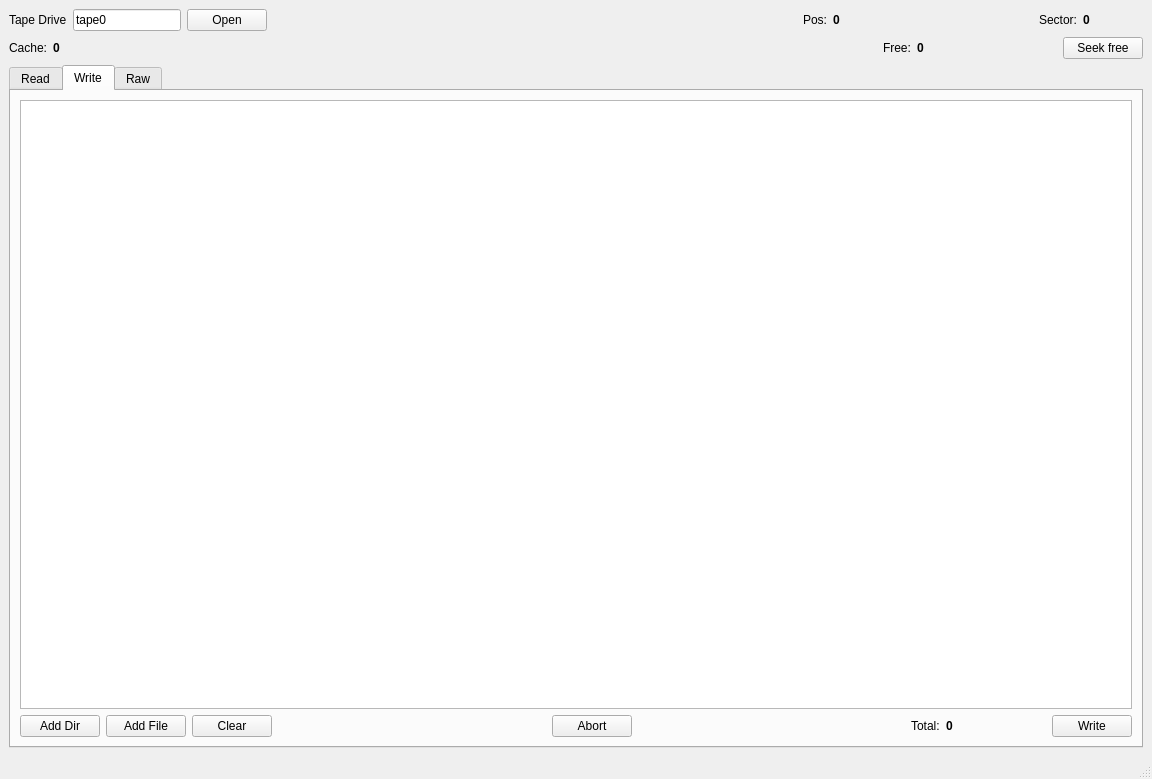
<?xml version="1.0" encoding="UTF-8"?>
<ui version="4.0">
 <class>MainWindow</class>
 <widget class="QMainWindow" name="MainWindow">
  <property name="geometry">
   <rect>
    <x>0</x>
    <y>0</y>
    <width>1152</width>
    <height>779</height>
   </rect>
  </property>
  <property name="windowTitle">
   <string>myTape 0.0</string>
  </property>
  <widget class="QWidget" name="centralwidget">
   <layout class="QVBoxLayout" name="verticalLayout">
    <item>
     <layout class="QHBoxLayout" name="horizontalLayout_5">
      <item>
       <widget class="QLabel" name="label">
        <property name="text">
         <string>Tape Drive</string>
        </property>
       </widget>
      </item>
      <item>
       <widget class="QLineEdit" name="lineEditTapeDriveName">
        <property name="sizePolicy">
         <sizepolicy hsizetype="Preferred" vsizetype="Fixed">
          <horstretch>0</horstretch>
          <verstretch>0</verstretch>
         </sizepolicy>
        </property>
        <property name="text">
         <string>tape0</string>
        </property>
       </widget>
      </item>
      <item>
       <widget class="QPushButton" name="pushButtonOpen">
        <property name="text">
         <string>Open</string>
        </property>
       </widget>
      </item>
      <item>
       <spacer name="horizontalSpacer_5">
        <property name="orientation">
         <enum>Qt::Horizontal</enum>
        </property>
        <property name="sizeHint" stdset="0">
         <size>
          <width>40</width>
          <height>20</height>
         </size>
        </property>
       </spacer>
      </item>
      <item>
       <widget class="QLabel" name="label_2">
        <property name="text">
         <string>Pos:</string>
        </property>
       </widget>
      </item>
      <item>
       <widget class="QLabel" name="labelPos">
        <property name="minimumSize">
         <size>
          <width>200</width>
          <height>0</height>
         </size>
        </property>
        <property name="font">
         <font>
          <weight>75</weight>
          <bold>true</bold>
         </font>
        </property>
        <property name="text">
         <string>0</string>
        </property>
       </widget>
      </item>
      <item>
       <widget class="QLabel" name="label_4">
        <property name="text">
         <string>Sector:</string>
        </property>
       </widget>
      </item>
      <item>
       <widget class="QLabel" name="labelBlock">
        <property name="minimumSize">
         <size>
          <width>60</width>
          <height>0</height>
         </size>
        </property>
        <property name="font">
         <font>
          <weight>75</weight>
          <bold>true</bold>
         </font>
        </property>
        <property name="text">
         <string>0</string>
        </property>
       </widget>
      </item>
     </layout>
    </item>
    <item>
     <layout class="QHBoxLayout" name="horizontalLayout_2">
      <item>
       <widget class="QLabel" name="label_3">
        <property name="text">
         <string>Cache:</string>
        </property>
       </widget>
      </item>
      <item>
       <widget class="QLabel" name="labelCache">
        <property name="minimumSize">
         <size>
          <width>40</width>
          <height>0</height>
         </size>
        </property>
        <property name="font">
         <font>
          <weight>75</weight>
          <bold>true</bold>
         </font>
        </property>
        <property name="text">
         <string>0</string>
        </property>
       </widget>
      </item>
      <item>
       <spacer name="horizontalSpacer_7">
        <property name="orientation">
         <enum>Qt::Horizontal</enum>
        </property>
        <property name="sizeHint" stdset="0">
         <size>
          <width>40</width>
          <height>20</height>
         </size>
        </property>
       </spacer>
      </item>
      <item>
       <widget class="QLabel" name="label_6">
        <property name="text">
         <string>Free:</string>
        </property>
       </widget>
      </item>
      <item>
       <widget class="QLabel" name="labelFree">
        <property name="minimumSize">
         <size>
          <width>140</width>
          <height>0</height>
         </size>
        </property>
        <property name="font">
         <font>
          <weight>75</weight>
          <bold>true</bold>
         </font>
        </property>
        <property name="text">
         <string>0</string>
        </property>
       </widget>
      </item>
      <item>
       <widget class="QPushButton" name="pushButtonSeekFirstFree">
        <property name="text">
         <string>Seek free</string>
        </property>
       </widget>
      </item>
     </layout>
    </item>
    <item>
     <widget class="QTabWidget" name="tabWidget">
      <property name="currentIndex">
       <number>1</number>
      </property>
      <widget class="QWidget" name="tabRead">
       <attribute name="title">
        <string>Read</string>
       </attribute>
       <layout class="QVBoxLayout" name="verticalLayout_4">
        <item>
         <widget class="QTableWidget" name="tableWidgetReadFileList"/>
        </item>
        <item>
         <layout class="QHBoxLayout" name="horizontalLayout_6">
          <item>
           <widget class="QPushButton" name="pushButtonScan">
            <property name="text">
             <string>Scan</string>
            </property>
           </widget>
          </item>
          <item>
           <widget class="QPushButton" name="pushButtonReadAbort">
            <property name="text">
             <string>Abort</string>
            </property>
           </widget>
          </item>
          <item>
           <widget class="QPushButton" name="pushButtonNext">
            <property name="text">
             <string>Next</string>
            </property>
           </widget>
          </item>
          <item>
           <widget class="QPushButton" name="pushButtonExport">
            <property name="enabled">
             <bool>false</bool>
            </property>
            <property name="text">
             <string>Export CSV</string>
            </property>
           </widget>
          </item>
          <item>
           <spacer name="horizontalSpacer_6">
            <property name="orientation">
             <enum>Qt::Horizontal</enum>
            </property>
            <property name="sizeHint" stdset="0">
             <size>
              <width>40</width>
              <height>20</height>
             </size>
            </property>
           </spacer>
          </item>
          <item>
           <widget class="QLabel" name="label_7">
            <property name="text">
             <string>Total:</string>
            </property>
           </widget>
          </item>
          <item>
           <widget class="QLabel" name="labelReadTotal">
            <property name="minimumSize">
             <size>
              <width>100</width>
              <height>0</height>
             </size>
            </property>
            <property name="font">
             <font>
              <weight>75</weight>
              <bold>true</bold>
             </font>
            </property>
            <property name="text">
             <string>0</string>
            </property>
           </widget>
          </item>
          <item>
           <widget class="QPushButton" name="pushButtonRestoreAll">
            <property name="enabled">
             <bool>false</bool>
            </property>
            <property name="text">
             <string>Restore All</string>
            </property>
           </widget>
          </item>
         </layout>
        </item>
       </layout>
      </widget>
      <widget class="QWidget" name="tabWrite">
       <attribute name="title">
        <string>Write</string>
       </attribute>
       <layout class="QVBoxLayout" name="verticalLayout_2">
        <item>
         <widget class="QTableWidget" name="tableWidgetWriteFileList"/>
        </item>
        <item>
         <layout class="QHBoxLayout" name="horizontalLayout">
          <item>
           <widget class="QPushButton" name="pushButtonWriteAddDir">
            <property name="text">
             <string>Add Dir</string>
            </property>
           </widget>
          </item>
          <item>
           <widget class="QPushButton" name="pushButtonWriteAddFile">
            <property name="text">
             <string>Add File</string>
            </property>
           </widget>
          </item>
          <item>
           <widget class="QPushButton" name="pushButtonWriteClear">
            <property name="text">
             <string>Clear</string>
            </property>
           </widget>
          </item>
          <item>
           <spacer name="horizontalSpacer">
            <property name="orientation">
             <enum>Qt::Horizontal</enum>
            </property>
            <property name="sizeHint" stdset="0">
             <size>
              <width>40</width>
              <height>20</height>
             </size>
            </property>
           </spacer>
          </item>
          <item>
           <widget class="QPushButton" name="pushButtonWriteAbort">
            <property name="text">
             <string>Abort</string>
            </property>
           </widget>
          </item>
          <item>
           <spacer name="horizontalSpacer_2">
            <property name="orientation">
             <enum>Qt::Horizontal</enum>
            </property>
            <property name="sizeHint" stdset="0">
             <size>
              <width>40</width>
              <height>20</height>
             </size>
            </property>
           </spacer>
          </item>
          <item>
           <widget class="QLabel" name="label_5">
            <property name="text">
             <string>Total:</string>
            </property>
           </widget>
          </item>
          <item>
           <widget class="QLabel" name="labelWriteTotal">
            <property name="minimumSize">
             <size>
              <width>100</width>
              <height>0</height>
             </size>
            </property>
            <property name="font">
             <font>
              <weight>75</weight>
              <bold>true</bold>
             </font>
            </property>
            <property name="text">
             <string>0</string>
            </property>
           </widget>
          </item>
          <item>
           <widget class="QPushButton" name="pushButtonWriteWrite">
            <property name="text">
             <string>Write</string>
            </property>
           </widget>
          </item>
         </layout>
        </item>
       </layout>
      </widget>
      <widget class="QWidget" name="tabRaw">
       <attribute name="title">
        <string>Raw</string>
       </attribute>
       <layout class="QVBoxLayout" name="verticalLayout_3">
        <item>
         <layout class="QHBoxLayout" name="horizontalLayout_3">
          <item>
           <widget class="QLineEdit" name="lineEditSeek">
            <property name="sizePolicy">
             <sizepolicy hsizetype="Preferred" vsizetype="Fixed">
              <horstretch>0</horstretch>
              <verstretch>0</verstretch>
             </sizepolicy>
            </property>
           </widget>
          </item>
          <item>
           <widget class="QPushButton" name="pushButtonSeek">
            <property name="text">
             <string>Seek</string>
            </property>
           </widget>
          </item>
          <item>
           <widget class="QPushButton" name="pushButtonGetPos">
            <property name="text">
             <string>Get pos</string>
            </property>
           </widget>
          </item>
          <item>
           <spacer name="horizontalSpacer_3">
            <property name="orientation">
             <enum>Qt::Horizontal</enum>
            </property>
            <property name="sizeHint" stdset="0">
             <size>
              <width>40</width>
              <height>20</height>
             </size>
            </property>
           </spacer>
          </item>
         </layout>
        </item>
        <item>
         <layout class="QHBoxLayout" name="horizontalLayout_4">
          <item>
           <widget class="QLineEdit" name="lineEditRead">
            <property name="sizePolicy">
             <sizepolicy hsizetype="Preferred" vsizetype="Fixed">
              <horstretch>0</horstretch>
              <verstretch>0</verstretch>
             </sizepolicy>
            </property>
           </widget>
          </item>
          <item>
           <widget class="QPushButton" name="pushButtonRead">
            <property name="text">
             <string>Read</string>
            </property>
           </widget>
          </item>
          <item>
           <spacer name="horizontalSpacer_4">
            <property name="orientation">
             <enum>Qt::Horizontal</enum>
            </property>
            <property name="sizeHint" stdset="0">
             <size>
              <width>40</width>
              <height>20</height>
             </size>
            </property>
           </spacer>
          </item>
         </layout>
        </item>
        <item>
         <layout class="QHBoxLayout" name="horizontalLayout_7">
          <item>
           <widget class="QLabel" name="label_8">
            <property name="minimumSize">
             <size>
              <width>100</width>
              <height>0</height>
             </size>
            </property>
            <property name="text">
             <string>Capacity</string>
            </property>
           </widget>
          </item>
          <item>
           <widget class="QLabel" name="labelRawCapacity">
            <property name="minimumSize">
             <size>
              <width>150</width>
              <height>0</height>
             </size>
            </property>
            <property name="font">
             <font>
              <weight>75</weight>
              <bold>true</bold>
             </font>
            </property>
            <property name="text">
             <string>0</string>
            </property>
           </widget>
          </item>
          <item>
           <spacer name="horizontalSpacer_8">
            <property name="orientation">
             <enum>Qt::Horizontal</enum>
            </property>
            <property name="sizeHint" stdset="0">
             <size>
              <width>40</width>
              <height>20</height>
             </size>
            </property>
           </spacer>
          </item>
         </layout>
        </item>
        <item>
         <layout class="QHBoxLayout" name="horizontalLayout_8">
          <item>
           <widget class="QLabel" name="label_9">
            <property name="minimumSize">
             <size>
              <width>100</width>
              <height>0</height>
             </size>
            </property>
            <property name="text">
             <string>Remaining</string>
            </property>
           </widget>
          </item>
          <item>
           <widget class="QLabel" name="labelRawRemaining">
            <property name="minimumSize">
             <size>
              <width>150</width>
              <height>0</height>
             </size>
            </property>
            <property name="font">
             <font>
              <weight>75</weight>
              <bold>true</bold>
             </font>
            </property>
            <property name="text">
             <string>0</string>
            </property>
           </widget>
          </item>
          <item>
           <spacer name="horizontalSpacer_9">
            <property name="orientation">
             <enum>Qt::Horizontal</enum>
            </property>
            <property name="sizeHint" stdset="0">
             <size>
              <width>40</width>
              <height>20</height>
             </size>
            </property>
           </spacer>
          </item>
         </layout>
        </item>
        <item>
         <layout class="QHBoxLayout" name="horizontalLayout_9">
          <item>
           <widget class="QLabel" name="label_10">
            <property name="minimumSize">
             <size>
              <width>100</width>
              <height>0</height>
             </size>
            </property>
            <property name="text">
             <string>BlockSize</string>
            </property>
           </widget>
          </item>
          <item>
           <widget class="QLabel" name="labelRawBlockSize">
            <property name="minimumSize">
             <size>
              <width>150</width>
              <height>0</height>
             </size>
            </property>
            <property name="font">
             <font>
              <weight>75</weight>
              <bold>true</bold>
             </font>
            </property>
            <property name="text">
             <string>0</string>
            </property>
           </widget>
          </item>
          <item>
           <spacer name="horizontalSpacer_10">
            <property name="orientation">
             <enum>Qt::Horizontal</enum>
            </property>
            <property name="sizeHint" stdset="0">
             <size>
              <width>40</width>
              <height>20</height>
             </size>
            </property>
           </spacer>
          </item>
         </layout>
        </item>
        <item>
         <layout class="QHBoxLayout" name="horizontalLayout_10">
          <item>
           <widget class="QLabel" name="label_11">
            <property name="minimumSize">
             <size>
              <width>100</width>
              <height>0</height>
             </size>
            </property>
            <property name="text">
             <string>PartitionCount</string>
            </property>
           </widget>
          </item>
          <item>
           <widget class="QLabel" name="labelRawPartitionCount">
            <property name="minimumSize">
             <size>
              <width>150</width>
              <height>0</height>
             </size>
            </property>
            <property name="font">
             <font>
              <weight>75</weight>
              <bold>true</bold>
             </font>
            </property>
            <property name="text">
             <string>0</string>
            </property>
           </widget>
          </item>
          <item>
           <spacer name="horizontalSpacer_11">
            <property name="orientation">
             <enum>Qt::Horizontal</enum>
            </property>
            <property name="sizeHint" stdset="0">
             <size>
              <width>40</width>
              <height>20</height>
             </size>
            </property>
           </spacer>
          </item>
         </layout>
        </item>
        <item>
         <layout class="QHBoxLayout" name="horizontalLayout_11">
          <item>
           <widget class="QLabel" name="label_12">
            <property name="minimumSize">
             <size>
              <width>100</width>
              <height>0</height>
             </size>
            </property>
            <property name="text">
             <string>WriteProtected</string>
            </property>
           </widget>
          </item>
          <item>
           <widget class="QLabel" name="labelRawWriteProtected">
            <property name="minimumSize">
             <size>
              <width>150</width>
              <height>0</height>
             </size>
            </property>
            <property name="font">
             <font>
              <weight>75</weight>
              <bold>true</bold>
             </font>
            </property>
            <property name="text">
             <string>0</string>
            </property>
           </widget>
          </item>
          <item>
           <spacer name="horizontalSpacer_12">
            <property name="orientation">
             <enum>Qt::Horizontal</enum>
            </property>
            <property name="sizeHint" stdset="0">
             <size>
              <width>40</width>
              <height>20</height>
             </size>
            </property>
           </spacer>
          </item>
         </layout>
        </item>
        <item>
         <spacer name="verticalSpacer">
          <property name="orientation">
           <enum>Qt::Vertical</enum>
          </property>
          <property name="sizeHint" stdset="0">
           <size>
            <width>20</width>
            <height>559</height>
           </size>
          </property>
         </spacer>
        </item>
       </layout>
      </widget>
     </widget>
    </item>
   </layout>
  </widget>
  <widget class="QMenuBar" name="menubar">
   <property name="geometry">
    <rect>
     <x>0</x>
     <y>0</y>
     <width>1152</width>
     <height>21</height>
    </rect>
   </property>
  </widget>
  <widget class="QStatusBar" name="statusbar"/>
 </widget>
 <resources/>
 <connections/>
</ui>
